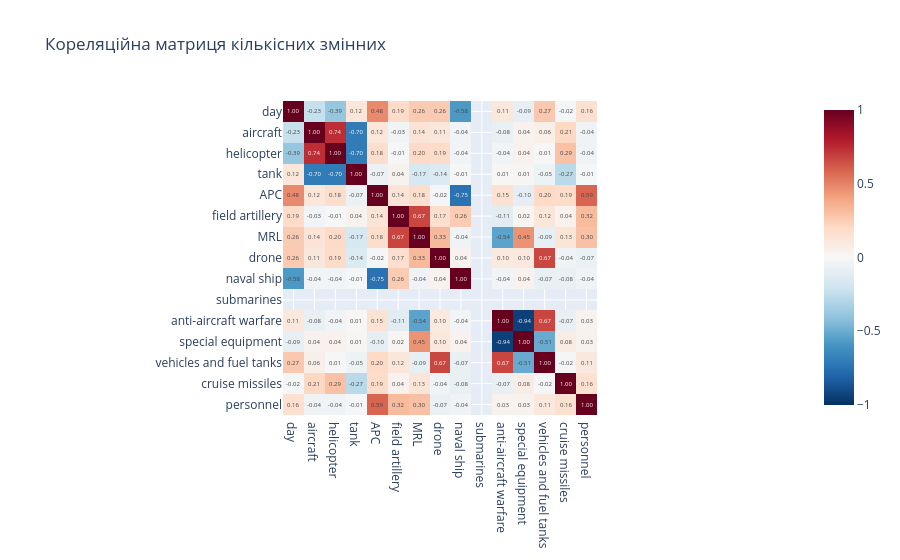

Notebook cell for this chart:
### Markdown cell above
3. Візуалізація через Plotly

### Code cell
import plotly.express as px

fig = px.imshow(
    correlation_matrix,
    text_auto='.2f',
    color_continuous_scale='RdBu_r',
    zmin=-1,
    zmax=1,
    title='Кореляційна матриця кількісних змінних'
)

fig.show()

### Figure 1 — Plotly figure (JSON) as saved in the notebook; plotly's stock layout.template omitted (floating-point values rounded to 4 significant figures; data arrays with more than 128 entries replaced by an {"elided": "..."} marker saying what was removed)
{"data": [{"coloraxis": "coloraxis", "hovertemplate": "x: %{x}<br>y: %{y}<br>color: %{z}<extra></extra>", "name": "0", "texttemplate": "%{z:.2f}", "type": "heatmap", "x": ["day", "aircraft", "helicopter", "tank", "APC", "field artillery", "MRL", "drone", "naval ship", "submarines", "anti-aircraft warfare", "special equipment", "vehicles and fuel tanks", "cruise missiles", "personnel"], "xaxis": "x", "y": ["day", "aircraft", "helicopter", "tank", "APC", "field artillery", "MRL", "drone", "naval ship", "submarines", "anti-aircraft warfare", "special equipment", "vehicles and fuel tanks", "cruise missiles", "personnel"], "yaxis": "y", "z": {"elided": "15x15 float values"}}], "layout": {"coloraxis": {"autocolorscale": false, "cmax": 1, "cmin": -1, "colorscale": [[0, "rgb(5,48,97)"], [0.1, "rgb(33,102,172)"], [0.2, "rgb(67,147,195)"], [0.3, "rgb(146,197,222)"], [0.4, "rgb(209,229,240)"], [0.5, "rgb(247,247,247)"], [0.6, "rgb(253,219,199)"], [0.7, "rgb(244,165,130)"], [0.8, "rgb(214,96,77)"], [0.9, "rgb(178,24,43)"], [1, "rgb(103,0,31)"]]}, "title": {"text": "Кореляційна матриця кількісних змінних"}, "xaxis": {"anchor": "y", "constrain": "domain", "domain": [0, 1], "scaleanchor": "y"}, "yaxis": {"anchor": "x", "autorange": "reversed", "constrain": "domain", "domain": [0, 1]}}}
